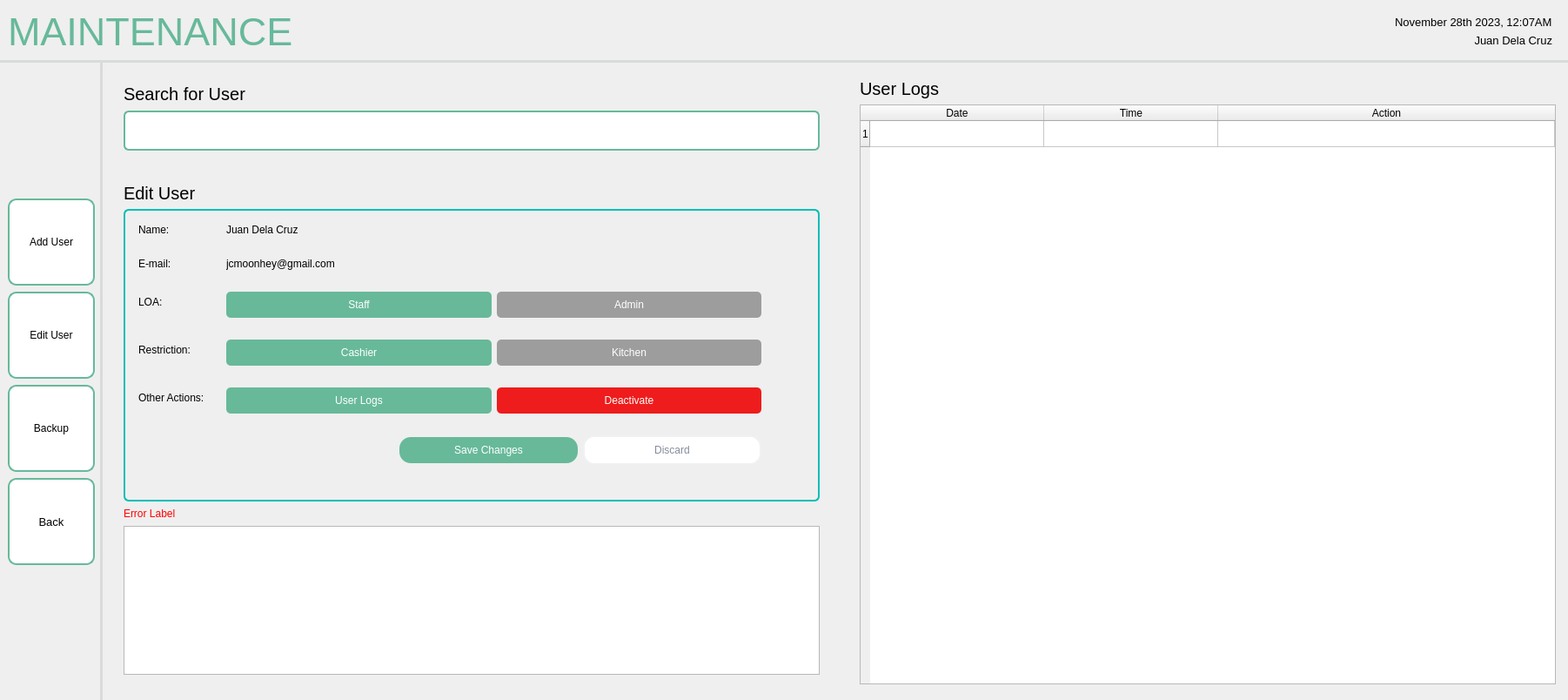
<?xml version="1.0" encoding="UTF-8"?>
<ui version="4.0">
 <class>MainWindow</class>
 <widget class="QMainWindow" name="MainWindow">
  <property name="geometry">
   <rect>
    <x>0</x>
    <y>0</y>
    <width>1802</width>
    <height>804</height>
   </rect>
  </property>
  <property name="windowTitle">
   <string>MainWindow</string>
  </property>
  <widget class="QWidget" name="centralwidget">
   <layout class="QHBoxLayout" name="horizontalLayout">
    <property name="spacing">
     <number>0</number>
    </property>
    <property name="leftMargin">
     <number>0</number>
    </property>
    <property name="topMargin">
     <number>0</number>
    </property>
    <property name="rightMargin">
     <number>0</number>
    </property>
    <property name="bottomMargin">
     <number>0</number>
    </property>
    <item>
     <widget class="QFrame" name="frame">
      <property name="sizePolicy">
       <sizepolicy hsizetype="Preferred" vsizetype="Preferred">
        <horstretch>0</horstretch>
        <verstretch>0</verstretch>
       </sizepolicy>
      </property>
      <property name="frameShape">
       <enum>QFrame::NoFrame</enum>
      </property>
      <property name="frameShadow">
       <enum>QFrame::Plain</enum>
      </property>
      <layout class="QGridLayout" name="gridLayout">
       <property name="leftMargin">
        <number>0</number>
       </property>
       <property name="topMargin">
        <number>0</number>
       </property>
       <property name="rightMargin">
        <number>0</number>
       </property>
       <property name="bottomMargin">
        <number>0</number>
       </property>
       <property name="spacing">
        <number>0</number>
       </property>
       <item row="1" column="0">
        <widget class="QWidget" name="navbar" native="true">
         <property name="sizePolicy">
          <sizepolicy hsizetype="Fixed" vsizetype="Preferred">
           <horstretch>0</horstretch>
           <verstretch>0</verstretch>
          </sizepolicy>
         </property>
         <property name="styleSheet">
          <string notr="true">QWidget {
    border-right: 3px solid #D8DBD9;
}
</string>
         </property>
         <layout class="QVBoxLayout" name="verticalLayout_2">
          <property name="spacing">
           <number>7</number>
          </property>
          <item>
           <spacer name="verticalSpacer">
            <property name="orientation">
             <enum>Qt::Vertical</enum>
            </property>
            <property name="sizeHint" stdset="0">
             <size>
              <width>20</width>
              <height>40</height>
             </size>
            </property>
           </spacer>
          </item>
          <item>
           <widget class="QPushButton" name="adduserBTN">
            <property name="minimumSize">
             <size>
              <width>100</width>
              <height>100</height>
             </size>
            </property>
            <property name="maximumSize">
             <size>
              <width>100</width>
              <height>100</height>
             </size>
            </property>
            <property name="styleSheet">
             <string notr="true">QPushButton {
    background-color: white;
    border: 2px solid #67B99A;
    color: black;
    padding: 8px 16px;
    border-radius: 10px;
}

QPushButton:hover {
    border: 2px solid #4D926D;
}

QPushButton:pressed {
	background-color: #F0F0F0;
	border: 2px solid #265C42;
}</string>
            </property>
            <property name="text">
             <string>Add User</string>
            </property>
           </widget>
          </item>
          <item>
           <widget class="QPushButton" name="editBTN">
            <property name="minimumSize">
             <size>
              <width>100</width>
              <height>100</height>
             </size>
            </property>
            <property name="maximumSize">
             <size>
              <width>100</width>
              <height>100</height>
             </size>
            </property>
            <property name="styleSheet">
             <string notr="true">QPushButton {
    background-color: white;
    border: 2px solid #67B99A;
    color: black;
    padding: 8px 16px;
    border-radius: 10px;
}

QPushButton:hover {
    border: 2px solid #4D926D;
}

QPushButton:pressed {
	background-color: #F0F0F0;
	border: 2px solid #265C42;
}</string>
            </property>
            <property name="text">
             <string>Edit User</string>
            </property>
           </widget>
          </item>
          <item>
           <widget class="QPushButton" name="pushButton">
            <property name="minimumSize">
             <size>
              <width>100</width>
              <height>100</height>
             </size>
            </property>
            <property name="maximumSize">
             <size>
              <width>100</width>
              <height>100</height>
             </size>
            </property>
            <property name="styleSheet">
             <string notr="true">QPushButton {
    background-color: white;
    border: 2px solid #67B99A;
    color: black;
    padding: 8px 16px;
    border-radius: 10px;
}

QPushButton:hover {
    border: 2px solid #4D926D;
}

QPushButton:pressed {
	background-color: #F0F0F0;
	border: 2px solid #265C42;
}</string>
            </property>
            <property name="text">
             <string>Backup</string>
            </property>
           </widget>
          </item>
          <item>
           <widget class="QPushButton" name="backBTN">
            <property name="sizePolicy">
             <sizepolicy hsizetype="Fixed" vsizetype="Fixed">
              <horstretch>0</horstretch>
              <verstretch>0</verstretch>
             </sizepolicy>
            </property>
            <property name="minimumSize">
             <size>
              <width>100</width>
              <height>100</height>
             </size>
            </property>
            <property name="maximumSize">
             <size>
              <width>100</width>
              <height>100</height>
             </size>
            </property>
            <property name="font">
             <font>
              <pointsize>10</pointsize>
             </font>
            </property>
            <property name="styleSheet">
             <string notr="true">QPushButton {
    background-color: white;
    border: 2px solid #67B99A;
    color: black;
    padding: 8px 16px;
    border-radius: 10px;
}

QPushButton:hover {
    border: 2px solid #4D926D;
}

QPushButton:pressed {
	background-color: #F0F0F0;
	border: 2px solid #265C42;
}</string>
            </property>
            <property name="text">
             <string>Back</string>
            </property>
            <property name="icon">
             <iconset>
              <normaloff>:/newPrefix/entypo_back.png</normaloff>:/newPrefix/entypo_back.png</iconset>
            </property>
            <property name="autoRepeat">
             <bool>false</bool>
            </property>
           </widget>
          </item>
          <item>
           <spacer name="verticalSpacer_3">
            <property name="orientation">
             <enum>Qt::Vertical</enum>
            </property>
            <property name="sizeHint" stdset="0">
             <size>
              <width>20</width>
              <height>40</height>
             </size>
            </property>
           </spacer>
          </item>
         </layout>
        </widget>
       </item>
       <item row="1" column="1">
        <widget class="QWidget" name="Content" native="true">
         <layout class="QHBoxLayout" name="horizontalLayout_7">
          <item>
           <widget class="QWidget" name="leftcontent" native="true">
            <property name="sizePolicy">
             <sizepolicy hsizetype="Preferred" vsizetype="Preferred">
              <horstretch>0</horstretch>
              <verstretch>0</verstretch>
             </sizepolicy>
            </property>
            <layout class="QVBoxLayout" name="verticalLayout_3">
             <property name="spacing">
              <number>7</number>
             </property>
             <property name="leftMargin">
              <number>15</number>
             </property>
             <property name="topMargin">
              <number>15</number>
             </property>
             <property name="rightMargin">
              <number>0</number>
             </property>
             <property name="bottomMargin">
              <number>0</number>
             </property>
             <item>
              <widget class="QLabel" name="searchLBL">
               <property name="font">
                <font>
                 <pointsize>15</pointsize>
                </font>
               </property>
               <property name="text">
                <string>Search for User</string>
               </property>
              </widget>
             </item>
             <item>
              <widget class="QLineEdit" name="searchFIELD">
               <property name="sizePolicy">
                <sizepolicy hsizetype="Fixed" vsizetype="Fixed">
                 <horstretch>0</horstretch>
                 <verstretch>0</verstretch>
                </sizepolicy>
               </property>
               <property name="minimumSize">
                <size>
                 <width>800</width>
                 <height>46</height>
                </size>
               </property>
               <property name="maximumSize">
                <size>
                 <width>800</width>
                 <height>46</height>
                </size>
               </property>
               <property name="styleSheet">
                <string notr="true">QLineEdit {
    padding: 5px;
    border: 2px solid #67B99A;
    border-radius: 6px;
    background-color: #FFFFFF;
    selection-background-color: darkgray;
}</string>
               </property>
              </widget>
             </item>
             <item>
              <widget class="QFrame" name="edituserCONTENT">
               <layout class="QVBoxLayout" name="verticalLayout_7">
                <property name="leftMargin">
                 <number>0</number>
                </property>
                <property name="topMargin">
                 <number>0</number>
                </property>
                <property name="bottomMargin">
                 <number>0</number>
                </property>
                <item>
                 <spacer name="verticalSpacer_4">
                  <property name="orientation">
                   <enum>Qt::Vertical</enum>
                  </property>
                  <property name="sizeType">
                   <enum>QSizePolicy::Fixed</enum>
                  </property>
                  <property name="sizeHint" stdset="0">
                   <size>
                    <width>20</width>
                    <height>30</height>
                   </size>
                  </property>
                 </spacer>
                </item>
                <item>
                 <widget class="QLabel" name="edituserLBL">
                  <property name="font">
                   <font>
                    <pointsize>15</pointsize>
                   </font>
                  </property>
                  <property name="text">
                   <string>Edit User</string>
                  </property>
                 </widget>
                </item>
                <item>
                 <widget class="QFrame" name="frameBox">
                  <property name="sizePolicy">
                   <sizepolicy hsizetype="Fixed" vsizetype="Preferred">
                    <horstretch>0</horstretch>
                    <verstretch>0</verstretch>
                   </sizepolicy>
                  </property>
                  <property name="minimumSize">
                   <size>
                    <width>800</width>
                    <height>0</height>
                   </size>
                  </property>
                  <property name="maximumSize">
                   <size>
                    <width>800</width>
                    <height>16777215</height>
                   </size>
                  </property>
                  <property name="styleSheet">
                   <string notr="true">QFrame {
    border: 2px solid #07BEB8;
    border-radius: 6px;
}</string>
                  </property>
                  <property name="frameShape">
                   <enum>QFrame::NoFrame</enum>
                  </property>
                  <property name="frameShadow">
                   <enum>QFrame::Plain</enum>
                  </property>
                  <property name="lineWidth">
                   <number>0</number>
                  </property>
                  <layout class="QVBoxLayout" name="verticalLayout_6">
                   <property name="spacing">
                    <number>0</number>
                   </property>
                   <property name="leftMargin">
                    <number>15</number>
                   </property>
                   <property name="topMargin">
                    <number>15</number>
                   </property>
                   <property name="rightMargin">
                    <number>15</number>
                   </property>
                   <property name="bottomMargin">
                    <number>15</number>
                   </property>
                   <item>
                    <widget class="QWidget" name="contents" native="true">
                     <property name="styleSheet">
                      <string notr="true"/>
                     </property>
                     <layout class="QFormLayout" name="formLayout">
                      <property name="rowWrapPolicy">
                       <enum>QFormLayout::DontWrapRows</enum>
                      </property>
                      <property name="horizontalSpacing">
                       <number>25</number>
                      </property>
                      <property name="verticalSpacing">
                       <number>25</number>
                      </property>
                      <property name="leftMargin">
                       <number>0</number>
                      </property>
                      <property name="topMargin">
                       <number>0</number>
                      </property>
                      <property name="rightMargin">
                       <number>50</number>
                      </property>
                      <property name="bottomMargin">
                       <number>0</number>
                      </property>
                      <item row="1" column="0">
                       <widget class="QLabel" name="nameLBL">
                        <property name="styleSheet">
                         <string notr="true">QLabel {
    border: none;
}</string>
                        </property>
                        <property name="text">
                         <string>Name:</string>
                        </property>
                       </widget>
                      </item>
                      <item row="1" column="1">
                       <widget class="QLabel" name="nameDISPLAY">
                        <property name="styleSheet">
                         <string notr="true">QLabel {
    border: none;
}</string>
                        </property>
                        <property name="text">
                         <string>Juan Dela Cruz</string>
                        </property>
                       </widget>
                      </item>
                      <item row="2" column="0">
                       <widget class="QLabel" name="emailLBL">
                        <property name="styleSheet">
                         <string notr="true">QLabel {
    border: none;
}</string>
                        </property>
                        <property name="text">
                         <string>E-mail:</string>
                        </property>
                       </widget>
                      </item>
                      <item row="2" column="1">
                       <widget class="QLabel" name="emailDISPLAY">
                        <property name="styleSheet">
                         <string notr="true">QLabel {
    border: none;
}</string>
                        </property>
                        <property name="text">
                         <string>jcmoonhey@gmail.com</string>
                        </property>
                       </widget>
                      </item>
                      <item row="3" column="0">
                       <widget class="QLabel" name="loaLBL">
                        <property name="styleSheet">
                         <string notr="true">QLabel {
    border: none;
}</string>
                        </property>
                        <property name="text">
                         <string>LOA:</string>
                        </property>
                       </widget>
                      </item>
                      <item row="3" column="1">
                       <widget class="QWidget" name="loaBUTTONGRP" native="true">
                        <layout class="QHBoxLayout" name="horizontalLayout_3">
                         <property name="leftMargin">
                          <number>0</number>
                         </property>
                         <property name="topMargin">
                          <number>0</number>
                         </property>
                         <property name="rightMargin">
                          <number>0</number>
                         </property>
                         <property name="bottomMargin">
                          <number>0</number>
                         </property>
                         <item>
                          <widget class="QPushButton" name="staffBTN">
                           <property name="styleSheet">
                            <string notr="true">QPushButton {
    background-color: #67B99A;
    color: white;
    padding: 8px 16px;
    border-radius: 5px;
}
QPushButton:hover {
    background-color: #5CAE8B;
}
QPushButton:pressed {
    background-color: #4D9C7F;
}</string>
                           </property>
                           <property name="text">
                            <string>Staff</string>
                           </property>
                          </widget>
                         </item>
                         <item>
                          <widget class="QPushButton" name="adminBTN">
                           <property name="styleSheet">
                            <string notr="true">QPushButton {
    background-color: #9D9D9D;
    color: white;
    padding: 8px 16px;
    border-radius: 5px;
}
QPushButton:hover {
    background-color: #7A7A7A;
}
QPushButton:pressed {
    background-color: #666666;
}</string>
                           </property>
                           <property name="text">
                            <string>Admin</string>
                           </property>
                          </widget>
                         </item>
                        </layout>
                       </widget>
                      </item>
                      <item row="4" column="0">
                       <widget class="QLabel" name="restrictionLBL">
                        <property name="styleSheet">
                         <string notr="true">QLabel {
    border: none;
}</string>
                        </property>
                        <property name="text">
                         <string>Restriction:</string>
                        </property>
                       </widget>
                      </item>
                      <item row="4" column="1">
                       <widget class="QWidget" name="restrictionBUTTONGRP" native="true">
                        <layout class="QHBoxLayout" name="horizontalLayout_4">
                         <property name="leftMargin">
                          <number>0</number>
                         </property>
                         <property name="topMargin">
                          <number>0</number>
                         </property>
                         <property name="rightMargin">
                          <number>0</number>
                         </property>
                         <property name="bottomMargin">
                          <number>0</number>
                         </property>
                         <item>
                          <widget class="QPushButton" name="cashierBTN">
                           <property name="styleSheet">
                            <string notr="true">QPushButton {
    background-color: #67B99A;
    color: white;
    padding: 8px 16px;
    border-radius: 5px;
}
QPushButton:hover {
    background-color: #5CAE8B;
}
QPushButton:pressed {
    background-color: #4D9C7F;
}</string>
                           </property>
                           <property name="text">
                            <string>Cashier</string>
                           </property>
                          </widget>
                         </item>
                         <item>
                          <widget class="QPushButton" name="kitchenBTN">
                           <property name="styleSheet">
                            <string notr="true">QPushButton {
    background-color: #9D9D9D;
    color: white;
    padding: 8px 16px;
    border-radius: 5px;
}
QPushButton:hover {
    background-color: #7A7A7A;
}
QPushButton:pressed {
    background-color: #666666;
}</string>
                           </property>
                           <property name="text">
                            <string>Kitchen</string>
                           </property>
                          </widget>
                         </item>
                        </layout>
                       </widget>
                      </item>
                      <item row="5" column="0">
                       <widget class="QLabel" name="actionsLBL">
                        <property name="styleSheet">
                         <string notr="true">QLabel {
    border: none;
}</string>
                        </property>
                        <property name="text">
                         <string>Other Actions:</string>
                        </property>
                       </widget>
                      </item>
                      <item row="5" column="1">
                       <widget class="QWidget" name="actionsBUTTONGRP" native="true">
                        <layout class="QHBoxLayout" name="horizontalLayout_5">
                         <property name="leftMargin">
                          <number>0</number>
                         </property>
                         <property name="topMargin">
                          <number>0</number>
                         </property>
                         <property name="rightMargin">
                          <number>0</number>
                         </property>
                         <property name="bottomMargin">
                          <number>0</number>
                         </property>
                         <item>
                          <widget class="QPushButton" name="userlogsBTN">
                           <property name="styleSheet">
                            <string notr="true">QPushButton {
    background-color: #67B99A;
    color: white;
    padding: 8px 16px;
    border-radius: 5px;
}
QPushButton:hover {
    background-color: #5CAE8B;
}
QPushButton:pressed {
    background-color: #4D9C7F;
}</string>
                           </property>
                           <property name="text">
                            <string>User Logs</string>
                           </property>
                          </widget>
                         </item>
                         <item>
                          <widget class="QPushButton" name="deactBTN">
                           <property name="styleSheet">
                            <string notr="true">QPushButton {
    background-color: #EE1C1C;
    color: white;
    padding: 8px 16px;
    border-radius: 5px;
}
QPushButton:hover {
    background-color: #FF4545;
}
QPushButton:pressed {
    background-color: #CC0000;
}</string>
                           </property>
                           <property name="text">
                            <string>Deactivate</string>
                           </property>
                          </widget>
                         </item>
                        </layout>
                       </widget>
                      </item>
                     </layout>
                    </widget>
                   </item>
                   <item>
                    <widget class="QWidget" name="buttons" native="true">
                     <layout class="QHBoxLayout" name="horizontalLayout_6">
                      <property name="leftMargin">
                       <number>0</number>
                      </property>
                      <property name="topMargin">
                       <number>25</number>
                      </property>
                      <property name="rightMargin">
                       <number>50</number>
                      </property>
                      <property name="bottomMargin">
                       <number>25</number>
                      </property>
                      <item>
                       <spacer name="horizontalSpacer_5">
                        <property name="orientation">
                         <enum>Qt::Horizontal</enum>
                        </property>
                        <property name="sizeType">
                         <enum>QSizePolicy::Fixed</enum>
                        </property>
                        <property name="sizeHint" stdset="0">
                         <size>
                          <width>300</width>
                          <height>20</height>
                         </size>
                        </property>
                       </spacer>
                      </item>
                      <item>
                       <widget class="QPushButton" name="saveBTN">
                        <property name="styleSheet">
                         <string notr="true">QPushButton {
    background-color: #67B99A;
    color: white;
    padding: 8px 16px;
    border-radius: 13px;
}
QPushButton:hover {
    background-color: #5CAE8B;
}
QPushButton:pressed {
    background-color: #4D9C7F;
}</string>
                        </property>
                        <property name="text">
                         <string>Save Changes</string>
                        </property>
                       </widget>
                      </item>
                      <item>
                       <widget class="QPushButton" name="discardBTN">
                        <property name="styleSheet">
                         <string notr="true">QPushButton {
    background-color: white;
    color: #858D9D;
    border: 2px solid #F0F1F3;
    padding: 8px 16px;
    border-radius: 13px;
}
QPushButton:hover {
    background-color: #F0F1F3;
}
QPushButton:pressed {
    background-color: #D9D9D9;
    border-color: #BEC3C9;
}
</string>
                        </property>
                        <property name="text">
                         <string>Discard</string>
                        </property>
                       </widget>
                      </item>
                     </layout>
                    </widget>
                   </item>
                  </layout>
                 </widget>
                </item>
               </layout>
              </widget>
             </item>
             <item>
              <widget class="QLabel" name="errorLBL">
               <property name="styleSheet">
                <string notr="true">QLabel {
color: red;
}</string>
               </property>
               <property name="text">
                <string>Error Label</string>
               </property>
              </widget>
             </item>
             <item>
              <widget class="QTableWidget" name="userRESULTS">
               <property name="sizePolicy">
                <sizepolicy hsizetype="Preferred" vsizetype="Preferred">
                 <horstretch>0</horstretch>
                 <verstretch>0</verstretch>
                </sizepolicy>
               </property>
               <property name="minimumSize">
                <size>
                 <width>800</width>
                 <height>0</height>
                </size>
               </property>
               <property name="maximumSize">
                <size>
                 <width>800</width>
                 <height>16777215</height>
                </size>
               </property>
              </widget>
             </item>
             <item>
              <spacer name="verticalSpacer_2">
               <property name="orientation">
                <enum>Qt::Vertical</enum>
               </property>
               <property name="sizeHint" stdset="0">
                <size>
                 <width>20</width>
                 <height>40</height>
                </size>
               </property>
              </spacer>
             </item>
            </layout>
           </widget>
          </item>
          <item>
           <widget class="QFrame" name="rightcontent">
            <layout class="QVBoxLayout" name="verticalLayout_5">
             <property name="leftMargin">
              <number>25</number>
             </property>
             <property name="rightMargin">
              <number>0</number>
             </property>
             <item>
              <widget class="QLabel" name="userlogsLBL">
               <property name="font">
                <font>
                 <pointsize>15</pointsize>
                </font>
               </property>
               <property name="text">
                <string>User Logs</string>
               </property>
              </widget>
             </item>
             <item>
              <widget class="QTableWidget" name="logTABLE">
               <property name="sizePolicy">
                <sizepolicy hsizetype="Fixed" vsizetype="Expanding">
                 <horstretch>0</horstretch>
                 <verstretch>0</verstretch>
                </sizepolicy>
               </property>
               <property name="minimumSize">
                <size>
                 <width>800</width>
                 <height>0</height>
                </size>
               </property>
               <property name="maximumSize">
                <size>
                 <width>800</width>
                 <height>16777215</height>
                </size>
               </property>
               <attribute name="horizontalHeaderDefaultSectionSize">
                <number>200</number>
               </attribute>
               <attribute name="horizontalHeaderStretchLastSection">
                <bool>true</bool>
               </attribute>
               <row/>
               <column>
                <property name="text">
                 <string>Date</string>
                </property>
               </column>
               <column>
                <property name="text">
                 <string>Time</string>
                </property>
               </column>
               <column>
                <property name="text">
                 <string>Action</string>
                </property>
               </column>
               <item row="0" column="0">
                <property name="text">
                 <string/>
                </property>
               </item>
              </widget>
             </item>
            </layout>
           </widget>
          </item>
         </layout>
        </widget>
       </item>
       <item row="0" column="0" colspan="2">
        <widget class="QWidget" name="header" native="true">
         <property name="styleSheet">
          <string notr="true">QWidget {
    border-bottom: 3px solid #D8DBD9; 
}
</string>
         </property>
         <layout class="QHBoxLayout" name="horizontalLayout_2">
          <item>
           <widget class="QLabel" name="label">
            <property name="font">
             <font>
              <pointsize>-1</pointsize>
             </font>
            </property>
            <property name="layoutDirection">
             <enum>Qt::LeftToRight</enum>
            </property>
            <property name="styleSheet">
             <string notr="true">QLabel {
    color: #67B99A;
    font-size: 45px;
}</string>
            </property>
            <property name="text">
             <string>MAINTENANCE</string>
            </property>
            <property name="scaledContents">
             <bool>false</bool>
            </property>
           </widget>
          </item>
          <item>
           <spacer name="horizontalSpacer">
            <property name="orientation">
             <enum>Qt::Horizontal</enum>
            </property>
            <property name="sizeHint" stdset="0">
             <size>
              <width>40</width>
              <height>20</height>
             </size>
            </property>
           </spacer>
          </item>
          <item>
           <widget class="QFrame" name="frame_2">
            <layout class="QVBoxLayout" name="verticalLayout">
             <item>
              <widget class="QLabel" name="dateDISPLAY">
               <property name="font">
                <font>
                 <pointsize>10</pointsize>
                </font>
               </property>
               <property name="styleSheet">
                <string notr="true">QLabel {
    color: black;
}</string>
               </property>
               <property name="text">
                <string>November 28th 2023, 12:07AM</string>
               </property>
              </widget>
             </item>
             <item>
              <widget class="QLabel" name="usernameDISPLAY">
               <property name="font">
                <font>
                 <pointsize>10</pointsize>
                </font>
               </property>
               <property name="styleSheet">
                <string notr="true">QLabel {
    color: black;
}</string>
               </property>
               <property name="text">
                <string>Juan Dela Cruz</string>
               </property>
               <property name="alignment">
                <set>Qt::AlignRight|Qt::AlignTrailing|Qt::AlignVCenter</set>
               </property>
              </widget>
             </item>
            </layout>
           </widget>
          </item>
         </layout>
        </widget>
       </item>
      </layout>
     </widget>
    </item>
   </layout>
  </widget>
 </widget>
 <resources>
  <include location="../../../../assets/resourceFile.qrc"/>
 </resources>
 <connections/>
</ui>
